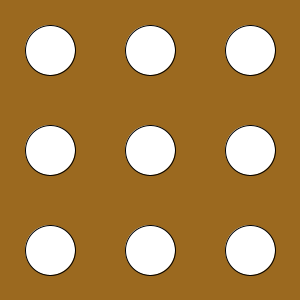
Frame 1 (no input)
Frame 60 (the mouse pressed at the canvas centre just before this capture): identical to frame 1, image omitted
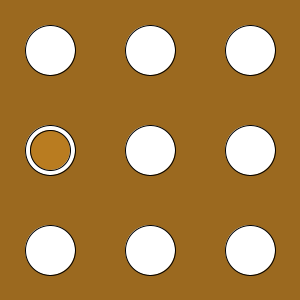
Frame 120 (the mouse held since frame 60 and released just before this capture)

The Processing sketch that drew these frames (run headless with seeded random() and noise(); from frame 60 on, the mouse is pressed at the canvas centre):

// Processing sketch: week14_3_hit_gopher_part3_void_mousePressed_change_gopher
// ── week14_3_hit_gopher_part3_void_mousePressed_change_gopher.pde
// week14_3_hit_gopher_part3_void_mousePressed_change_gopher
// 修改自 week14_2_hit_gopher_part2_random_gopher_i_j
void setup(){
  size(300, 300);
}
int [][] gopher = new int[3][3];
void draw(){
  background(#9B691F);
  for(int i=0; i<3; i++){
    for(int j=0; j<3; j++){
      fill(255); ellipse(100*j+50, 100*i+50, 50, 50);
      if(gopher[i][j]==1){
        fill(#B97C20); ellipse(100*j+50, 100*i+50, 40, 40);
      }
    }
  }
  if(frameCount%60==0){
    int i = int(random(3)), j = int(random(3));
    gopher[i][j] = 1;
  }
}
void mousePressed(){
  for(int i=0; i<3; i++){
    for(int j=0; j<3; j++){
      if(gopher[i][j]==1 && dist(100*j+50, 100*i+50, mouseX, mouseY)<20) gopher[i][j]=0;
    }
  }
}
